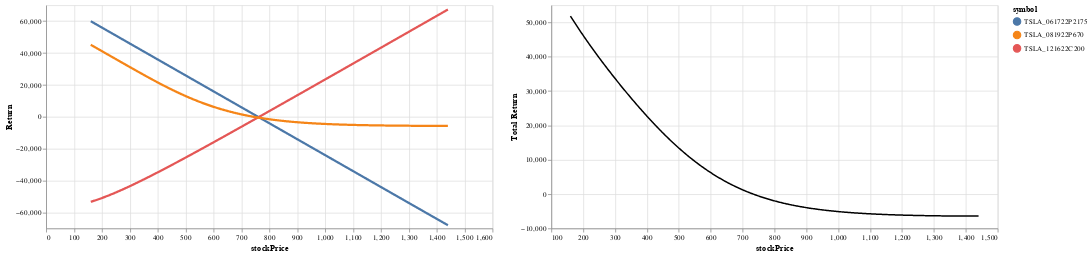

The cell this chart's notebook holds for it:
### Code cell
# PnL diagram

import random

n = 3


options = df.sample(n)

options['Num'] = options.apply(lambda df:[-1,1][random.randrange(2)],axis=1)

centerPrice = 800

date = dt.date(2022,6,6)

def Option_PnL_Vis(options,date,centerPrice):
    """
    options: dataframe of options (pandas dataframe)
    date: date of PnL  (dt.date or dt.datetime)
    centerPrice: The visualization will draw the PnL diagram around centerPrice
    """



    def option_stockprice_DF(centerPrice,options,stepNum=500,percent=0.8):
        # https://stackoverflow.com/questions/42168103/how-to-expand-flatten-pandas-dataframe-efficiently
        # https://pandas.pydata.org/pandas-docs/stable/reference/api/pandas.DataFrame.explode.html

        """
        Create a dataframe of options with varying stockPrice
        """
        low = centerPrice*((1-percent))
        high = centerPrice*((1+percent))
        step = (high-low) / stepNum
        priceRange = [ low + step*num for num in range(stepNum+1)]
        options['stockPrice'] = options.apply(lambda df:priceRange,axis=1)
        newdf = options.explode('stockPrice')
        return newdf


    optionss = option_stockprice_DF(centerPrice,options)

    optionss['ExpectedPrice'] = optionss.apply(lambda df: optionpriceRow(df,df.stockPrice,date),axis=1)

    # optionss['Num'] = options.apply(lambda df: 1,axis=1) # number of options for the position

    optionss['Return'] = optionss.apply(lambda df: 100 * (df.ExpectedPrice - df.mark)*df.Num,axis=1)

    indivual = alt.Chart(optionss).encode(
        x='stockPrice:Q',
        y='Return:Q',
        color='symbol:N',
        tooltip = ['description','stockPrice','Return','Num']
    )

    # https://altair-viz.github.io/gallery/multiline_highlight.html

    highlight = alt.selection(type='single', on='mouseover',
                        fields=['symbol'], nearest=True)

    points = indivual.mark_circle().encode(
        opacity=alt.value(0)
    ).add_selection(
        highlight
    )

    lines = indivual.mark_line().encode(size=alt.condition(~highlight, alt.value(1), alt.value(3)))

    res = (points+lines).interactive()



    # res = alt.concat(res).properties(
    #     title=alt.TitleParams(
    #         ['black line is the overall PnL'],
    #         baseline='bottom',
    #         orient='bottom',
    #         anchor='end',
    #         fontWeight='normal',
    #         fontSize=10,

    #         )
    # )


    # https://pandas.pydata.org/docs/reference/api/pandas.DataFrame.groupby.html
    # https://stackoverflow.com/questions/20490274/how-to-reset-index-in-a-pandas-dataframe
    totalReturnDF = optionss[['stockPrice','Return']].groupby(['stockPrice']).sum().reset_index()


    total = alt.Chart(totalReturnDF).mark_line(color='black').encode(
        x='stockPrice',
        y=alt.Y('Return:Q',title='Total Return'),
    )

    # https://altair-viz.github.io/gallery/multiline_tooltip.html

    nearest = alt.selection(type='single', nearest=True, on='mouseover',
                            fields=['stockPrice'], empty='none')

    selectors = alt.Chart(totalReturnDF).mark_point().encode(
        x='stockPrice:Q',
        opacity=alt.value(0),
    ).add_selection(
        nearest
    )

    points = total.mark_point().encode(
        opacity=alt.condition(nearest, alt.value(1), alt.value(0))
    )

    text = total.mark_text(align='left', dx=5, dy=-5).encode(
        text=alt.condition(nearest, 'Return:Q', alt.value(' '))
    )

    rules = alt.Chart(totalReturnDF).mark_rule(color='gray').encode(
        x='stockPrice:Q'
    ).transform_filter(
        nearest
    )

    total = alt.layer(total, selectors, rules, points, text)


    res = res.properties(width=600) | total.properties(width=600).interactive()

    return res

Option_PnL_Vis(options,date,centerPrice)

### Figure 1 — Vega-Lite specification as saved in the notebook (floating-point values rounded to 4 significant figures; data arrays with more than 128 entries replaced by an {"elided": "..."} marker saying what was removed)
{"config": {"view": {"continuousWidth": 400, "continuousHeight": 300}}, "hconcat": [{"layer": [{"mark": "circle", "encoding": {"color": {"field": "symbol", "type": "nominal"}, "opacity": {"value": 0}, "tooltip": [{"field": "description", "type": "nominal"}, {"field": "stockPrice", "type": "quantitative"}, {"field": "Return", "type": "quantitative"}, {"field": "Num", "type": "quantitative"}], "x": {"field": "stockPrice", "type": "quantitative"}, "y": {"field": "Return", "type": "quantitative"}}, "selection": {"selector010": {"type": "single", "on": "mouseover", "fields": ["symbol"], "nearest": true}, "selector011": {"type": "interval", "bind": "scales", "encodings": ["x", "y"]}}}, {"mark": "line", "encoding": {"color": {"field": "symbol", "type": "nominal"}, "size": {"condition": {"value": 1, "selection": {"not": "selector010"}}, "value": 3}, "tooltip": [{"field": "description", "type": "nominal"}, {"field": "stockPrice", "type": "quantitative"}, {"field": "Return", "type": "quantitative"}, {"field": "Num", "type": "quantitative"}], "x": {"field": "stockPrice", "type": "quantitative"}, "y": {"field": "Return", "type": "quantitative"}}}], "data": {"name": "data-4bd369e5027f17f9b11f4bdfae844eaf"}, "width": 600}, {"layer": [{"mark": {"type": "line", "color": "black"}, "encoding": {"x": {"field": "stockPrice", "type": "quantitative"}, "y": {"field": "Return", "title": "Total Return", "type": "quantitative"}}, "selection": {"selector013": {"type": "interval", "bind": "scales", "encodings": ["x", "y"]}}}, {"mark": "point", "encoding": {"opacity": {"value": 0}, "x": {"field": "stockPrice", "type": "quantitative"}}, "selection": {"selector012": {"type": "single", "nearest": true, "on": "mouseover", "fields": ["stockPrice"], "empty": "none"}}}, {"mark": {"type": "rule", "color": "gray"}, "encoding": {"x": {"field": "stockPrice", "type": "quantitative"}}, "transform": [{"filter": {"selection": "selector012"}}]}, {"mark": "point", "encoding": {"opacity": {"condition": {"value": 1, "selection": "selector012"}, "value": 0}, "x": {"field": "stockPrice", "type": "quantitative"}, "y": {"field": "Return", "title": "Total Return", "type": "quantitative"}}}, {"mark": {"type": "text", "align": "left", "dx": 5, "dy": -5}, "encoding": {"text": {"condition": {"field": "Return", "type": "quantitative", "selection": "selector012"}, "value": " "}, "x": {"field": "stockPrice", "type": "quantitative"}, "y": {"field": "Return", "title": "Total Return", "type": "quantitative"}}}], "data": {"name": "data-259f9da2bdeb7bac765ef3fdb21cc373"}, "width": 600}], "$schema": "https://vega.github.io/schema/vega-lite/v4.17.0.json", "datasets": {"data-4bd369e5027f17f9b11f4bdfae844eaf": {"elided": "1503 records"}, "data-259f9da2bdeb7bac765ef3fdb21cc373": {"elided": "501 records"}}}
